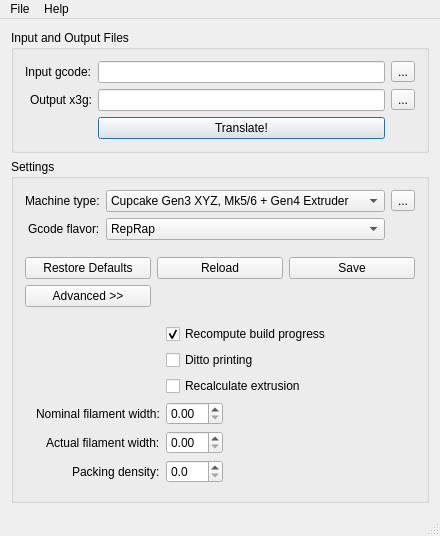
<?xml version="1.0" encoding="UTF-8"?>
<ui version="4.0">
 <class>MainWindow</class>
 <widget class="QMainWindow" name="MainWindow">
  <property name="geometry">
   <rect>
    <x>0</x>
    <y>0</y>
    <width>385</width>
    <height>485</height>
   </rect>
  </property>
  <property name="windowTitle">
   <string>GPX Gcode to X3g Converter</string>
  </property>
  <widget class="QWidget" name="centralWidget">
   <layout class="QVBoxLayout" name="verticalLayout">
    <item>
     <widget class="QGroupBox" name="gbFiles">
      <property name="sizePolicy">
       <sizepolicy hsizetype="Preferred" vsizetype="Fixed">
        <horstretch>0</horstretch>
        <verstretch>0</verstretch>
       </sizepolicy>
      </property>
      <property name="title">
       <string>Input and Output Files</string>
      </property>
      <layout class="QGridLayout" name="gridLayout">
       <item row="0" column="0">
        <widget class="QLabel" name="labelInput">
         <property name="text">
          <string>Input gcode:</string>
         </property>
        </widget>
       </item>
       <item row="0" column="1">
        <widget class="QLineEdit" name="editInput"/>
       </item>
       <item row="1" column="1">
        <widget class="QLineEdit" name="editOutput"/>
       </item>
       <item row="1" column="0" alignment="Qt::AlignRight">
        <widget class="QLabel" name="labelOutput">
         <property name="text">
          <string>Output x3g:</string>
         </property>
        </widget>
       </item>
       <item row="0" column="2">
        <widget class="QToolButton" name="tbtnInputGcode">
         <property name="text">
          <string>...</string>
         </property>
        </widget>
       </item>
       <item row="2" column="1">
        <widget class="QPushButton" name="btnTranslate">
         <property name="text">
          <string>Translate!</string>
         </property>
         <property name="default">
          <bool>true</bool>
         </property>
        </widget>
       </item>
       <item row="1" column="2">
        <widget class="QToolButton" name="tbtnOutputX3g">
         <property name="text">
          <string>...</string>
         </property>
        </widget>
       </item>
      </layout>
     </widget>
    </item>
    <item>
     <widget class="QGroupBox" name="gbSettings">
      <property name="title">
       <string>Settings</string>
      </property>
      <layout class="QGridLayout" name="gridLayout_3">
       <property name="topMargin">
        <number>0</number>
       </property>
       <property name="bottomMargin">
        <number>0</number>
       </property>
       <item row="4" column="0" colspan="2">
        <widget class="QWidget" name="widgetSettingsButtons" native="true">
         <layout class="QHBoxLayout" name="layoutSettingsButtons">
          <property name="leftMargin">
           <number>0</number>
          </property>
          <property name="topMargin">
           <number>0</number>
          </property>
          <property name="rightMargin">
           <number>0</number>
          </property>
          <property name="bottomMargin">
           <number>0</number>
          </property>
         </layout>
        </widget>
       </item>
       <item row="2" column="0">
        <widget class="QPushButton" name="btnAdvancedToggle">
         <property name="sizePolicy">
          <sizepolicy hsizetype="Minimum" vsizetype="Fixed">
           <horstretch>0</horstretch>
           <verstretch>0</verstretch>
          </sizepolicy>
         </property>
         <property name="text">
          <string>Advanced &gt;&gt;</string>
         </property>
         <property name="flat">
          <bool>false</bool>
         </property>
        </widget>
       </item>
       <item row="1" column="0">
        <widget class="QPushButton" name="btnDefaults">
         <property name="text">
          <string>Restore Defaults</string>
         </property>
        </widget>
       </item>
       <item row="1" column="1">
        <widget class="QPushButton" name="btnReload">
         <property name="text">
          <string>Reload</string>
         </property>
        </widget>
       </item>
       <item row="1" column="2">
        <widget class="QPushButton" name="btnSave">
         <property name="text">
          <string>Save</string>
         </property>
        </widget>
       </item>
       <item row="0" column="0" colspan="3">
        <widget class="QWidget" name="widgetVanillaSettings" native="true">
         <layout class="QGridLayout" name="gridLayout_2">
          <property name="leftMargin">
           <number>0</number>
          </property>
          <property name="rightMargin">
           <number>0</number>
          </property>
          <item row="0" column="0" alignment="Qt::AlignRight">
           <widget class="QLabel" name="labelMachineType">
            <property name="text">
             <string>Machine type:</string>
            </property>
           </widget>
          </item>
          <item row="0" column="1">
           <widget class="QComboBox" name="comboMachineType">
            <property name="sizePolicy">
             <sizepolicy hsizetype="MinimumExpanding" vsizetype="Fixed">
              <horstretch>0</horstretch>
              <verstretch>0</verstretch>
             </sizepolicy>
            </property>
            <item>
             <property name="text">
              <string>Cupcake Gen3 XYZ, Mk5/6 + Gen4 Extruder</string>
             </property>
            </item>
            <item>
             <property name="text">
              <string>Cupcake Gen4 XYZ, Mk5/6 + Gen4 Extruder</string>
             </property>
            </item>
            <item>
             <property name="text">
              <string>Cupcake Pololu XYZ, Mk5/6 + Gen4 Extruder</string>
             </property>
            </item>
            <item>
             <property name="text">
              <string>Cupcake Pololu XYZ, Mk5/6 + Pololu Extruder</string>
             </property>
            </item>
            <item>
             <property name="text">
              <string>Core-XY with HBP - single extruder</string>
             </property>
            </item>
            <item>
             <property name="text">
              <string>Core-XY with HBP - single extruder, slow Z</string>
             </property>
            </item>
            <item>
             <property name="text">
              <string>Clone R1 Single with HBP</string>
             </property>
            </item>
            <item>
             <property name="text">
              <string>Clone R1 Dual with HBP</string>
             </property>
            </item>
            <item>
             <property name="text">
              <string>Replicator 1 - single extruder</string>
             </property>
            </item>
            <item>
             <property name="text">
              <string>Replicator 1 - dual extruder</string>
             </property>
            </item>
            <item>
             <property name="text">
              <string>Replicator 2</string>
             </property>
            </item>
            <item>
             <property name="text">
              <string>Replicator 2 with HBP</string>
             </property>
            </item>
            <item>
             <property name="text">
              <string>Replicator 2X</string>
             </property>
            </item>
            <item>
             <property name="text">
              <string>ZYYX - single extruder</string>
             </property>
            </item>
            <item>
             <property name="text">
              <string>ZYYX - dual extruder</string>
             </property>
            </item>
           </widget>
          </item>
          <item row="1" column="0" alignment="Qt::AlignRight">
           <widget class="QLabel" name="labelGcodeFlavor">
            <property name="text">
             <string>Gcode flavor:</string>
            </property>
           </widget>
          </item>
          <item row="1" column="1">
           <widget class="QComboBox" name="comboGcodeFlavor">
            <item>
             <property name="text">
              <string>RepRap</string>
             </property>
            </item>
            <item>
             <property name="text">
              <string>ReplicatorG/Makerbot Desktop</string>
             </property>
            </item>
           </widget>
          </item>
          <item row="0" column="2">
           <widget class="QToolButton" name="toolButton_5">
            <property name="text">
             <string>...</string>
            </property>
           </widget>
          </item>
         </layout>
        </widget>
       </item>
       <item row="2" column="1" colspan="2">
        <spacer name="horizontalSpacer">
         <property name="orientation">
          <enum>Qt::Horizontal</enum>
         </property>
         <property name="sizeHint" stdset="0">
          <size>
           <width>40</width>
           <height>20</height>
          </size>
         </property>
        </spacer>
       </item>
       <item row="3" column="0" colspan="3">
        <widget class="QWidget" name="widgetAdvanced" native="true">
         <layout class="QFormLayout" name="formLayout_2">
          <property name="labelAlignment">
           <set>Qt::AlignRight|Qt::AlignTrailing|Qt::AlignVCenter</set>
          </property>
          <item row="0" column="1">
           <widget class="QCheckBox" name="cboxProgress">
            <property name="text">
             <string>Recompute build progress</string>
            </property>
            <property name="checked">
             <bool>true</bool>
            </property>
           </widget>
          </item>
          <item row="1" column="1">
           <widget class="QCheckBox" name="cboxDitto">
            <property name="text">
             <string>Ditto printing</string>
            </property>
            <property name="tristate">
             <bool>true</bool>
            </property>
           </widget>
          </item>
          <item row="2" column="1">
           <widget class="QCheckBox" name="cboxRecalc">
            <property name="text">
             <string>Recalculate extrusion</string>
            </property>
            <property name="tristate">
             <bool>true</bool>
            </property>
           </widget>
          </item>
          <item row="3" column="0">
           <widget class="QLabel" name="labelNominal">
            <property name="text">
             <string>Nominal filament width:</string>
            </property>
           </widget>
          </item>
          <item row="3" column="1">
           <widget class="QWidget" name="widgetNominal" native="true">
            <layout class="QHBoxLayout" name="horizontalLayout">
             <property name="leftMargin">
              <number>0</number>
             </property>
             <property name="topMargin">
              <number>0</number>
             </property>
             <property name="rightMargin">
              <number>0</number>
             </property>
             <property name="bottomMargin">
              <number>0</number>
             </property>
             <item>
              <widget class="QDoubleSpinBox" name="dsbNominal">
               <property name="singleStep">
                <double>0.010000000000000</double>
               </property>
              </widget>
             </item>
             <item>
              <spacer name="hsNominal">
               <property name="orientation">
                <enum>Qt::Horizontal</enum>
               </property>
               <property name="sizeHint" stdset="0">
                <size>
                 <width>40</width>
                 <height>20</height>
                </size>
               </property>
              </spacer>
             </item>
            </layout>
           </widget>
          </item>
          <item row="4" column="0">
           <widget class="QLabel" name="labelActual">
            <property name="text">
             <string>Actual filament width:</string>
            </property>
           </widget>
          </item>
          <item row="4" column="1">
           <widget class="QWidget" name="widgetActual" native="true">
            <layout class="QHBoxLayout" name="horizontalLayout_2">
             <property name="leftMargin">
              <number>0</number>
             </property>
             <property name="topMargin">
              <number>0</number>
             </property>
             <property name="rightMargin">
              <number>0</number>
             </property>
             <property name="bottomMargin">
              <number>0</number>
             </property>
             <item>
              <widget class="QDoubleSpinBox" name="dsbActual">
               <property name="singleStep">
                <double>0.010000000000000</double>
               </property>
              </widget>
             </item>
             <item>
              <spacer name="hsActual">
               <property name="orientation">
                <enum>Qt::Horizontal</enum>
               </property>
               <property name="sizeHint" stdset="0">
                <size>
                 <width>40</width>
                 <height>20</height>
                </size>
               </property>
              </spacer>
             </item>
            </layout>
           </widget>
          </item>
          <item row="5" column="0">
           <widget class="QLabel" name="labelDensity">
            <property name="text">
             <string>Packing density:</string>
            </property>
           </widget>
          </item>
          <item row="5" column="1">
           <widget class="QWidget" name="widgetDensity" native="true">
            <layout class="QHBoxLayout" name="horizontalLayout_3">
             <property name="leftMargin">
              <number>0</number>
             </property>
             <property name="topMargin">
              <number>0</number>
             </property>
             <property name="rightMargin">
              <number>0</number>
             </property>
             <property name="bottomMargin">
              <number>0</number>
             </property>
             <item>
              <widget class="QDoubleSpinBox" name="dsbDensity">
               <property name="decimals">
                <number>1</number>
               </property>
               <property name="maximum">
                <double>200.000000000000000</double>
               </property>
              </widget>
             </item>
             <item>
              <spacer name="hsDensity">
               <property name="orientation">
                <enum>Qt::Horizontal</enum>
               </property>
               <property name="sizeHint" stdset="0">
                <size>
                 <width>40</width>
                 <height>20</height>
                </size>
               </property>
              </spacer>
             </item>
            </layout>
           </widget>
          </item>
         </layout>
        </widget>
       </item>
      </layout>
     </widget>
    </item>
    <item>
     <spacer name="verticalSpacer">
      <property name="orientation">
       <enum>Qt::Vertical</enum>
      </property>
      <property name="sizeHint" stdset="0">
       <size>
        <width>20</width>
        <height>0</height>
       </size>
      </property>
     </spacer>
    </item>
   </layout>
  </widget>
  <widget class="QMenuBar" name="menuBar">
   <property name="geometry">
    <rect>
     <x>0</x>
     <y>0</y>
     <width>385</width>
     <height>21</height>
    </rect>
   </property>
   <widget class="QMenu" name="menuGPX_Configuration">
    <property name="title">
     <string>File</string>
    </property>
    <addaction name="actionExit"/>
   </widget>
   <widget class="QMenu" name="menuHelp">
    <property name="title">
     <string>Help</string>
    </property>
    <addaction name="actionAbout"/>
   </widget>
   <addaction name="menuGPX_Configuration"/>
   <addaction name="menuHelp"/>
  </widget>
  <widget class="QStatusBar" name="statusBar"/>
  <action name="actionAbout">
   <property name="text">
    <string>About</string>
   </property>
  </action>
  <action name="actionExit">
   <property name="text">
    <string>Exit</string>
   </property>
  </action>
 </widget>
 <layoutdefault spacing="6" margin="11"/>
 <resources/>
 <connections/>
</ui>
